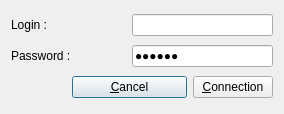
<?xml version="1.0" encoding="UTF-8"?>
<ui version="4.0">
 <class>DlgConnexion</class>
 <widget class="QDialog" name="DlgConnexion">
  <property name="geometry">
   <rect>
    <x>0</x>
    <y>0</y>
    <width>284</width>
    <height>114</height>
   </rect>
  </property>
  <property name="windowTitle">
   <string>Connexion</string>
  </property>
  <layout class="QGridLayout" name="gridLayout">
   <item row="0" column="2" colspan="2">
    <widget class="QLineEdit" name="lineEditUser"/>
   </item>
   <item row="1" column="0" colspan="2">
    <widget class="QLabel" name="labelPassword">
     <property name="text">
      <string>Password :</string>
     </property>
    </widget>
   </item>
   <item row="1" column="2" colspan="2">
    <widget class="QLineEdit" name="lineEditPassword">
     <property name="text">
      <string>azerty</string>
     </property>
     <property name="echoMode">
      <enum>QLineEdit::Password</enum>
     </property>
    </widget>
   </item>
   <item row="2" column="1" colspan="2">
    <widget class="QPushButton" name="butCancel">
     <property name="text">
      <string>&amp;Cancel</string>
     </property>
    </widget>
   </item>
   <item row="2" column="3">
    <widget class="QPushButton" name="butConnexion">
     <property name="text">
      <string>&amp;Connection</string>
     </property>
    </widget>
   </item>
   <item row="0" column="0">
    <widget class="QLabel" name="labelUser">
     <property name="text">
      <string>Login :</string>
     </property>
    </widget>
   </item>
  </layout>
 </widget>
 <tabstops>
  <tabstop>lineEditUser</tabstop>
  <tabstop>lineEditPassword</tabstop>
  <tabstop>butConnexion</tabstop>
  <tabstop>butCancel</tabstop>
 </tabstops>
 <resources/>
 <connections/>
</ui>
